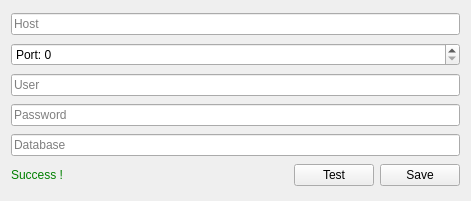
<?xml version="1.0" encoding="UTF-8"?>
<ui version="4.0">
 <class>DatabaseEdit</class>
 <widget class="QWidget" name="DatabaseEdit">
  <property name="geometry">
   <rect>
    <x>0</x>
    <y>0</y>
    <width>471</width>
    <height>201</height>
   </rect>
  </property>
  <property name="windowTitle">
   <string>Form</string>
  </property>
  <layout class="QVBoxLayout" name="verticalLayout">
   <item>
    <widget class="QLineEdit" name="hostInput">
     <property name="placeholderText">
      <string>Host</string>
     </property>
    </widget>
   </item>
   <item>
    <widget class="QSpinBox" name="portInput">
     <property name="prefix">
      <string>Port: </string>
     </property>
     <property name="maximum">
      <number>99999</number>
     </property>
    </widget>
   </item>
   <item>
    <widget class="QLineEdit" name="userInput">
     <property name="placeholderText">
      <string>User</string>
     </property>
    </widget>
   </item>
   <item>
    <widget class="QLineEdit" name="passwordInput">
     <property name="placeholderText">
      <string>Password</string>
     </property>
    </widget>
   </item>
   <item>
    <widget class="QLineEdit" name="databaseInput">
     <property name="placeholderText">
      <string>Database</string>
     </property>
    </widget>
   </item>
   <item>
    <layout class="QHBoxLayout" name="horizontalLayout_4">
     <item>
      <widget class="QLabel" name="databaseTestResultOutput_2">
       <property name="styleSheet">
        <string notr="true">color: green;</string>
       </property>
       <property name="text">
        <string>Success !</string>
       </property>
      </widget>
     </item>
     <item>
      <spacer name="horizontalSpacer_6">
       <property name="orientation">
        <enum>Qt::Horizontal</enum>
       </property>
       <property name="sizeHint" stdset="0">
        <size>
         <width>40</width>
         <height>20</height>
        </size>
       </property>
      </spacer>
     </item>
     <item>
      <widget class="QPushButton" name="testButton">
       <property name="text">
        <string>Test</string>
       </property>
      </widget>
     </item>
     <item>
      <widget class="QPushButton" name="saveButton">
       <property name="text">
        <string>Save</string>
       </property>
      </widget>
     </item>
    </layout>
   </item>
  </layout>
 </widget>
 <tabstops>
  <tabstop>hostInput</tabstop>
  <tabstop>portInput</tabstop>
  <tabstop>userInput</tabstop>
  <tabstop>passwordInput</tabstop>
  <tabstop>databaseInput</tabstop>
  <tabstop>testButton</tabstop>
  <tabstop>saveButton</tabstop>
  <tabstop>generalTabScrollArea</tabstop>
  <tabstop>configurationLoadingButton</tabstop>
  <tabstop>databaseTabScrollArea</tabstop>
  <tabstop>databaseHostInput</tabstop>
  <tabstop>databasePortInput</tabstop>
  <tabstop>databaseUserInput</tabstop>
  <tabstop>databasePasswordInput</tabstop>
  <tabstop>databaseNameInput</tabstop>
  <tabstop>databaseTestButton</tabstop>
  <tabstop>databaseSaveButton</tabstop>
 </tabstops>
 <resources/>
 <connections/>
</ui>
